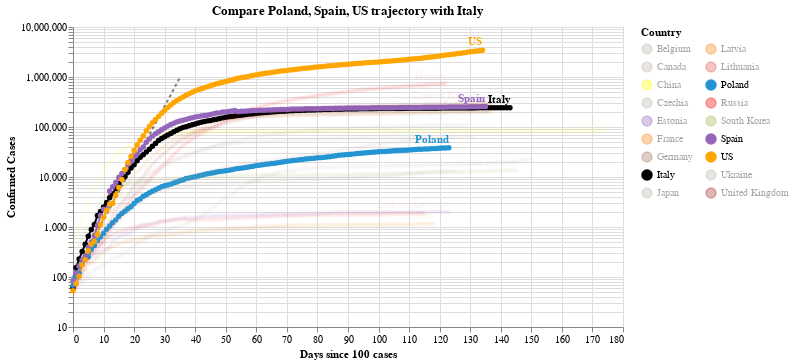

Here is the notebook cell this chart was saved with:
### Code cell
#hide_input
chart2 = make_since_chart(dff2, ['Poland', 'Spain', 'US'], baseline_countries)
chart2

### Figure 1 — Vega-Lite specification as saved in the notebook (floating-point values rounded to 4 significant figures; data arrays with more than 128 entries replaced by an {"elided": "..."} marker saying what was removed)
{"config": {"view": {"continuousWidth": 400, "continuousHeight": 300}}, "layer": [{"data": {"name": "data-628230001892d6798b50651be41d1b3e"}, "mark": {"type": "line", "color": "black", "opacity": 0.5, "strokeDash": [3, 3]}, "encoding": {"x": {"type": "quantitative", "field": "Days since 100 cases"}, "y": {"type": "quantitative", "field": "Confirmed Cases"}}}, {"data": {"name": "data-d7082c4ddb33752e0b0c535cea8864a4"}, "mark": {"type": "line", "point": true}, "encoding": {"color": {"type": "nominal", "field": "Country", "legend": {"columns": 2}, "scale": {"domain": ["Belgium", "Canada", "China", "Czechia", "Estonia", "France", "Germany", "Italy", "Japan", "Latvia", "Lithuania", "Poland", "Russia", "South Korea", "Spain", "US", "Ukraine", "United Kingdom"], "range": ["#C1B7AD", "#C1B7AD", "yellow", "#C1B7AD", "#9467bd", "#F58518", "#9D755D", "black", "#C1B7AD", "#F58518", "#E45756", "#2495D3", "red", "#A1BA59", "#9467bd", "orange", "#C1B7AD", "brown"]}}, "opacity": {"condition": {"value": 1, "selection": "selector004"}, "value": 0.05}, "tooltip": [{"type": "nominal", "field": "Country"}, {"type": "temporal", "field": "Date"}, {"type": "quantitative", "field": "Confirmed Cases"}, {"type": "quantitative", "field": "Days since 100 cases"}], "x": {"type": "quantitative", "field": "Days since 100 cases"}, "y": {"type": "quantitative", "field": "Confirmed Cases", "scale": {"type": "log"}}}, "selection": {"selector004": {"type": "multi", "fields": ["Country"], "bind": "legend", "init": [{"Country": "Poland"}, {"Country": "Spain"}, {"Country": "US"}, {"Country": "Italy"}]}}, "width": 550}, {"data": {"name": "data-d7082c4ddb33752e0b0c535cea8864a4"}, "mark": {"type": "text", "align": "right", "dy": -8, "fontWeight": "bold"}, "encoding": {"color": {"type": "nominal", "field": "Country", "legend": {"columns": 2}, "scale": {"domain": ["Belgium", "Canada", "China", "Czechia", "Estonia", "France", "Germany", "Italy", "Japan", "Latvia", "Lithuania", "Poland", "Russia", "South Korea", "Spain", "US", "Ukraine", "United Kingdom"], "range": ["#C1B7AD", "#C1B7AD", "yellow", "#C1B7AD", "#9467bd", "#F58518", "#9D755D", "black", "#C1B7AD", "#F58518", "#E45756", "#2495D3", "red", "#A1BA59", "#9467bd", "orange", "#C1B7AD", "brown"]}}, "opacity": {"condition": {"value": 1, "selection": "selector004"}, "value": 0.05}, "text": {"type": "nominal", "field": "Country"}, "tooltip": [{"type": "nominal", "field": "Country"}, {"type": "temporal", "field": "Date"}, {"type": "quantitative", "field": "Confirmed Cases"}, {"type": "quantitative", "field": "Days since 100 cases"}], "x": {"type": "quantitative", "field": "Days since 100 cases"}, "y": {"type": "quantitative", "field": "Confirmed Cases", "scale": {"type": "log"}}}, "transform": [{"filter": "(datum['Date'] >= 1594684800000)"}], "width": 550}], "title": "Compare Poland, Spain, US trajectory with Italy", "$schema": "https://vega.github.io/schema/vega-lite/v4.0.2.json", "datasets": {"data-628230001892d6798b50651be41d1b3e": [{"Days since 100 cases": 0, "Confirmed Cases": 100.0}, {"Days since 100 cases": 1, "Confirmed Cases": 130.0}, {"Days since 100 cases": 2, "Confirmed Cases": 169.0}, {"Days since 100 cases": 3, "Confirmed Cases": 219.7}, {"Days since 100 cases": 4, "Confirmed Cases": 285.6}, {"Days since 100 cases": 5, "Confirmed Cases": 371.3}, {"Days since 100 cases": 6, "Confirmed Cases": 482.7}, {"Days since 100 cases": 7, "Confirmed Cases": 627.5}, {"Days since 100 cases": 8, "Confirmed Cases": 815.7}, {"Days since 100 cases": 9, "Confirmed Cases": 1060.0}, {"Days since 100 cases": 10, "Confirmed Cases": 1379.0}, {"Days since 100 cases": 11, "Confirmed Cases": 1792.0}, {"Days since 100 cases": 12, "Confirmed Cases": 2330.0}, {"Days since 100 cases": 13, "Confirmed Cases": 3029.0}, {"Days since 100 cases": 14, "Confirmed Cases": 3937.0}, {"Days since 100 cases": 15, "Confirmed Cases": 5119.0}, {"Days since 100 cases": 16, "Confirmed Cases": 6654.0}, {"Days since 100 cases": 17, "Confirmed Cases": 8650.0}, {"Days since 100 cases": 18, "Confirmed Cases": 11250.0}, {"Days since 100 cases": 19, "Confirmed Cases": 14620.0}, {"Days since 100 cases": 20, "Confirmed Cases": 19000.0}, {"Days since 100 cases": 21, "Confirmed Cases": 24710.0}, {"Days since 100 cases": 22, "Confirmed Cases": 32120.0}, {"Days since 100 cases": 23, "Confirmed Cases": 41750.0}, {"Days since 100 cases": 24, "Confirmed Cases": 54280.0}, {"Days since 100 cases": 25, "Confirmed Cases": 70560.0}, {"Days since 100 cases": 26, "Confirmed Cases": 91730.0}, {"Days since 100 cases": 27, "Confirmed Cases": 119300.0}, {"Days since 100 cases": 28, "Confirmed Cases": 155000.0}, {"Days since 100 cases": 29, "Confirmed Cases": 201500.0}, {"Days since 100 cases": 30, "Confirmed Cases": 262000.0}, {"Days since 100 cases": 31, "Confirmed Cases": 340600.0}, {"Days since 100 cases": 32, "Confirmed Cases": 442800.0}, {"Days since 100 cases": 33, "Confirmed Cases": 575600.0}, {"Days since 100 cases": 34, "Confirmed Cases": 748300.0}, {"Days since 100 cases": 35, "Confirmed Cases": 972800.0}], "data-d7082c4ddb33752e0b0c535cea8864a4": {"elided": "2409 records"}}}
